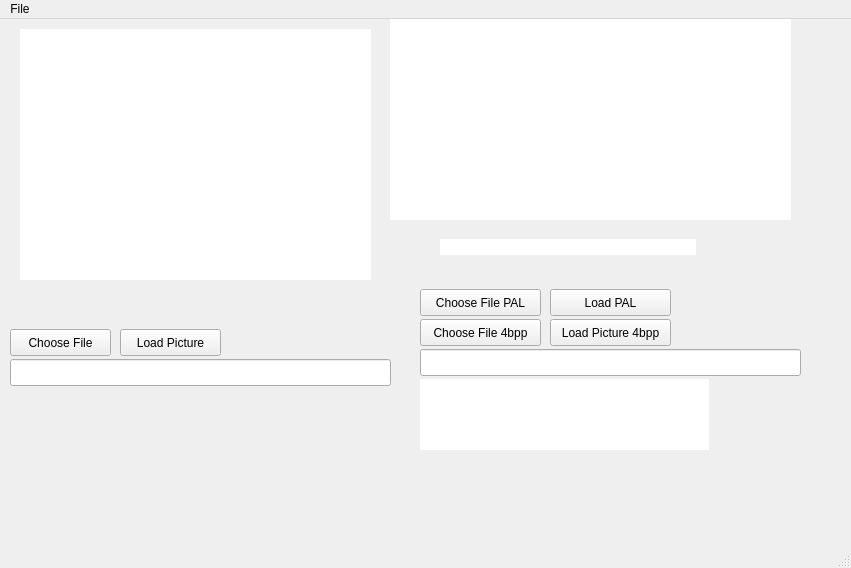
<?xml version="1.0" encoding="UTF-8"?>
<ui version="4.0">
 <class>mainWindow</class>
 <widget class="QMainWindow" name="mainWindow">
  <property name="geometry">
   <rect>
    <x>0</x>
    <y>0</y>
    <width>851</width>
    <height>568</height>
   </rect>
  </property>
  <property name="windowTitle">
   <string>Picture Viewer 4bpp</string>
  </property>
  <widget class="QWidget" name="centralwidget">
   <widget class="QPushButton" name="btnChooseFile">
    <property name="enabled">
     <bool>true</bool>
    </property>
    <property name="geometry">
     <rect>
      <x>10</x>
      <y>310</y>
      <width>101</width>
      <height>27</height>
     </rect>
    </property>
    <property name="text">
     <string>Choose File</string>
    </property>
   </widget>
   <widget class="QLineEdit" name="lineChoosenFile">
    <property name="enabled">
     <bool>true</bool>
    </property>
    <property name="geometry">
     <rect>
      <x>10</x>
      <y>340</y>
      <width>381</width>
      <height>27</height>
     </rect>
    </property>
    <property name="cursor">
     <cursorShape>ArrowCursor</cursorShape>
    </property>
    <property name="readOnly">
     <bool>true</bool>
    </property>
   </widget>
   <widget class="QPushButton" name="btnLoadPicture">
    <property name="enabled">
     <bool>true</bool>
    </property>
    <property name="geometry">
     <rect>
      <x>120</x>
      <y>310</y>
      <width>101</width>
      <height>27</height>
     </rect>
    </property>
    <property name="text">
     <string>Load Picture</string>
    </property>
   </widget>
   <widget class="QLabel" name="labelPicture">
    <property name="geometry">
     <rect>
      <x>20</x>
      <y>10</y>
      <width>351</width>
      <height>251</height>
     </rect>
    </property>
    <property name="autoFillBackground">
     <bool>false</bool>
    </property>
    <property name="styleSheet">
     <string notr="true">background-color: rgb(255, 255, 255)</string>
    </property>
    <property name="text">
     <string/>
    </property>
   </widget>
   <widget class="QLabel" name="labelPictureTiles">
    <property name="geometry">
     <rect>
      <x>390</x>
      <y>0</y>
      <width>401</width>
      <height>201</height>
     </rect>
    </property>
    <property name="autoFillBackground">
     <bool>false</bool>
    </property>
    <property name="styleSheet">
     <string notr="true">background-color: rgb(255, 255, 255)</string>
    </property>
    <property name="text">
     <string/>
    </property>
    <property name="alignment">
     <set>Qt::AlignCenter</set>
    </property>
   </widget>
   <widget class="QPushButton" name="btnChooseFile4bpp">
    <property name="enabled">
     <bool>true</bool>
    </property>
    <property name="geometry">
     <rect>
      <x>420</x>
      <y>300</y>
      <width>121</width>
      <height>27</height>
     </rect>
    </property>
    <property name="text">
     <string>Choose File 4bpp</string>
    </property>
   </widget>
   <widget class="QLineEdit" name="lineChoosenFile4bpp">
    <property name="enabled">
     <bool>true</bool>
    </property>
    <property name="geometry">
     <rect>
      <x>420</x>
      <y>330</y>
      <width>381</width>
      <height>27</height>
     </rect>
    </property>
    <property name="cursor">
     <cursorShape>ArrowCursor</cursorShape>
    </property>
    <property name="readOnly">
     <bool>true</bool>
    </property>
   </widget>
   <widget class="QPushButton" name="btnLoadPicture4bpp">
    <property name="enabled">
     <bool>true</bool>
    </property>
    <property name="geometry">
     <rect>
      <x>550</x>
      <y>300</y>
      <width>121</width>
      <height>27</height>
     </rect>
    </property>
    <property name="text">
     <string>Load Picture 4bpp</string>
    </property>
   </widget>
   <widget class="QLabel" name="labelShowOutput">
    <property name="geometry">
     <rect>
      <x>420</x>
      <y>360</y>
      <width>289</width>
      <height>71</height>
     </rect>
    </property>
    <property name="autoFillBackground">
     <bool>false</bool>
    </property>
    <property name="styleSheet">
     <string notr="true">background-color: rgb(255, 255, 255)</string>
    </property>
    <property name="text">
     <string/>
    </property>
   </widget>
   <widget class="QPushButton" name="btnChooseFilePAL">
    <property name="enabled">
     <bool>true</bool>
    </property>
    <property name="geometry">
     <rect>
      <x>420</x>
      <y>270</y>
      <width>121</width>
      <height>27</height>
     </rect>
    </property>
    <property name="text">
     <string>Choose File PAL</string>
    </property>
   </widget>
   <widget class="QPushButton" name="btnLoadPAL">
    <property name="enabled">
     <bool>true</bool>
    </property>
    <property name="geometry">
     <rect>
      <x>550</x>
      <y>270</y>
      <width>121</width>
      <height>27</height>
     </rect>
    </property>
    <property name="text">
     <string>Load PAL</string>
    </property>
   </widget>
   <widget class="QLabel" name="labelPALRow">
    <property name="geometry">
     <rect>
      <x>440</x>
      <y>220</y>
      <width>256</width>
      <height>16</height>
     </rect>
    </property>
    <property name="autoFillBackground">
     <bool>false</bool>
    </property>
    <property name="styleSheet">
     <string notr="true">background-color: rgb(255, 255, 255)</string>
    </property>
    <property name="text">
     <string/>
    </property>
   </widget>
  </widget>
  <widget class="QMenuBar" name="menubar">
   <property name="geometry">
    <rect>
     <x>0</x>
     <y>0</y>
     <width>851</width>
     <height>27</height>
    </rect>
   </property>
   <widget class="QMenu" name="menuFile">
    <property name="title">
     <string>File</string>
    </property>
    <addaction name="actionExit"/>
   </widget>
   <addaction name="menuFile"/>
  </widget>
  <widget class="QStatusBar" name="statusbar"/>
  <action name="actionExit">
   <property name="text">
    <string>Exit</string>
   </property>
  </action>
 </widget>
 <resources/>
 <connections/>
</ui>
